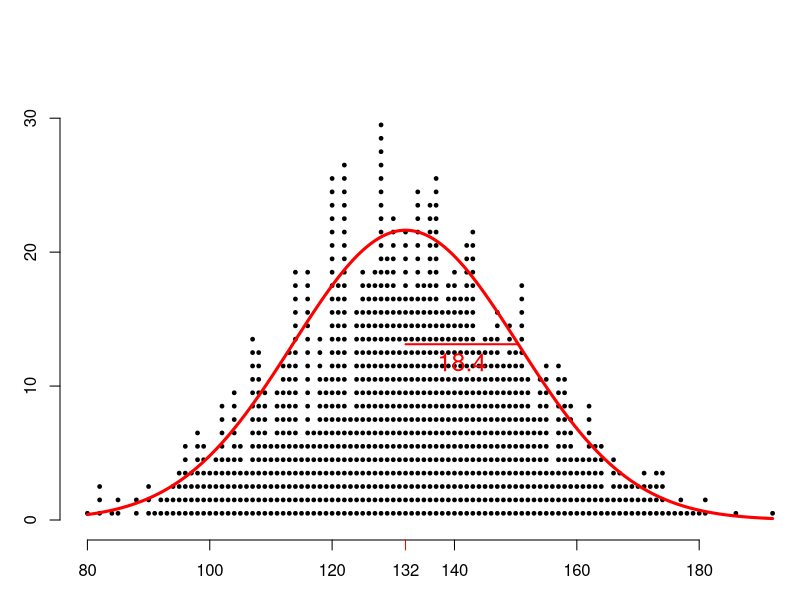
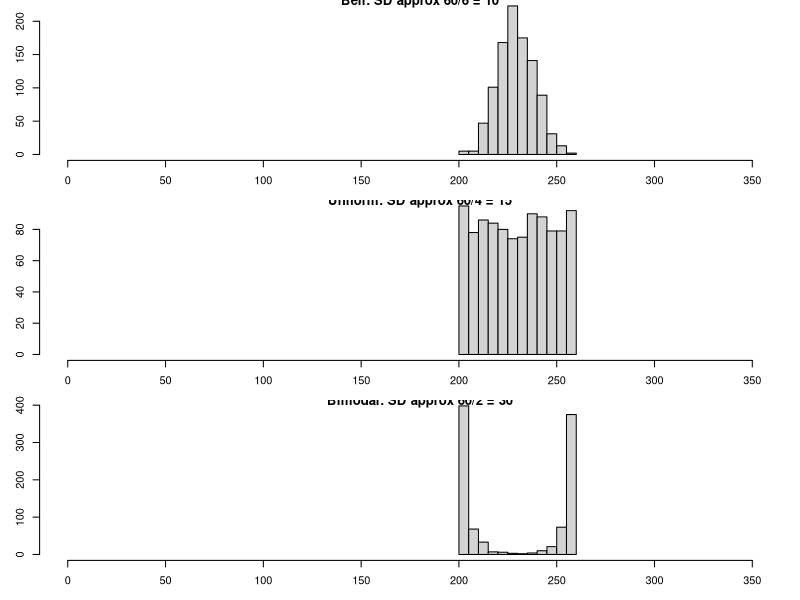

Recreate these plots in R, in order.
## ---- chunk 1
set.seed(0)
d1 = 12
d2 = 20
n1 = 9
n2 = 7
nrep = 1000
x1 = matrix(sample(1:d1,nrep*n1,T),nrow=nrep)
x2 = matrix(sample(1:d2,nrep*n2,T),nrow=nrep)
sums1 = apply(x1,1,sum)
sums2 = apply(x2,1,sum)
sums = sums1+sums2
ss = sort(sums)

par(mar=c(3,3,0,0))

tb = as.data.frame(table(ss))
pss = unlist(lapply(as.vector(tb$ss),as.integer))
cnt = as.vector(tb$Freq)
rng1 = max(pss)-min(pss)
rng2 = max(cnt)
rng = max(c(rng1,rng2))
midx = (max(pss)+min(pss))/2
plot(0,0,type="n",xlim=c(midx-rng/2,midx+rng/2),ylim=c(0,rng/3),axes=F,xlab="Value",ylab="Count")
k = 0
for(i in 1:length(pss)){
    for(j in 1:cnt[i]){
        k=k+1
        points(pss[i],j-0.5,cex=0.5,pch=19)
    }
}
axis(1)
axis(2)

#9d12+7d20
sda = sqrt((12^2-1)/12)
sdb = sqrt((20^2-1)/12)
sdc = sqrt(9*sda^2+7*sdb^2)
xmid = 9*6.5+7*10.5

xxx = seq(min(pss),max(pss),0.1)
yyy = dnorm(xxx,xmid,sdc)*1000
lines(xxx,yyy,col="red",lwd=3)


x1sd = xmid+sdc
y1sd = dnorm(x1sd,xmid,sdc)*1000
lines(c(xmid,x1sd),rep(y1sd,2),col="red",lwd=2)
text(mean(c(xmid,x1sd)),y1sd*0.9,round(sdc,1),col="red",cex=1.5)
axis(1,xmid,col="red")

## ---- chunk 2
set.seed(0)
x1 = round(rnorm(1000,330,9.3))-100
x2 = sample(300:360,1000,T)-100
x3 = rnorm(1000,330,9.4)
x3 = (sign(x3-330)*30+330)+((330-x3)/30)^2*30*sign(330-x3)-100
par(mfrow=c(3,1))

hist(x1,main="Bell: SD approx 60/6 = 10",xlim=c(0,360))
hist(x2,main="Uniform: SD approx 60/4 = 15",xlim=c(0,360))
hist(x3,main="Bimodal: SD approx 60/2 = 30",xlim=c(0,360))
